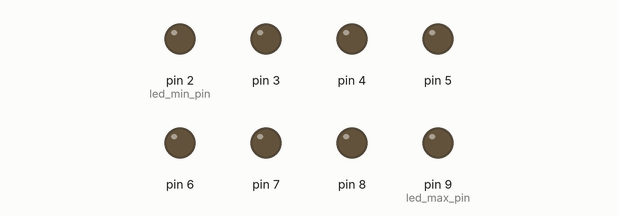
Bench run of a sketch on a simulated Arduino Uno, built with avr-gcc and run on an emulated ATmega328P. Shown: output pins drawn as LEDs (lit = HIGH).

Above: at 0.7 s.
At 4.35 s:
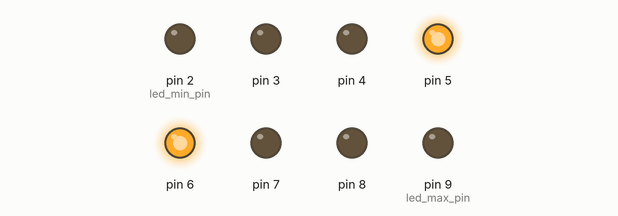
At 8.05 s:
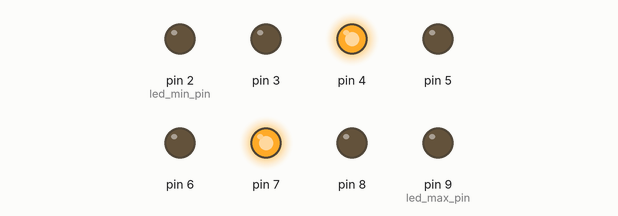
At 15.45 s:
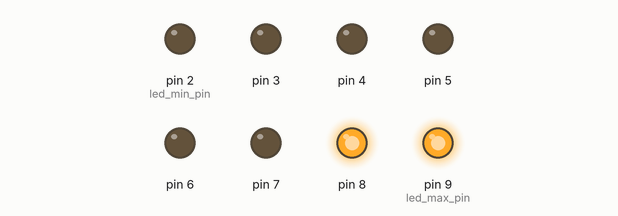
At 22.85 s:
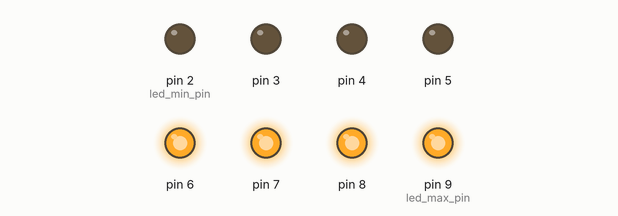
At 30.2 s:
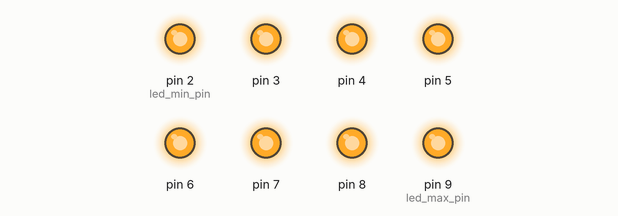
Timing chart, 0 to 40.0 s (numbered marks = the images above):
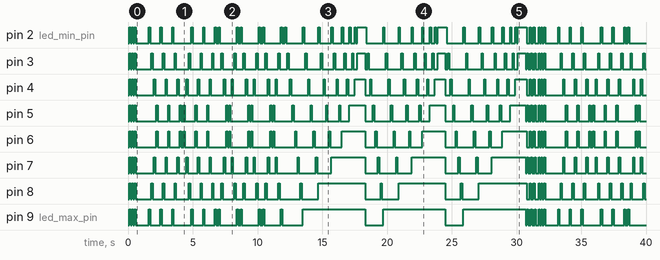

The sketch:

luces_v1.ino
```cpp
// Autor: matematicasdeinstituto
// Web  : https://github.com/matematicasdeinstituto/arduino

// Ideas nuevas:
//  1. Separar en diferentes archivos el programa.
//  2. Archivos de cabecera.


#include "leds.h"   // fundamental: incluir el archivo con los prototipos
// Conexiones
constexpr int led_min_pin = 2;
constexpr int led_max_pin = 9;

// Configuración
constexpr int time_delay_in_ms = 100;


void setup() {
    leds_init(led_min_pin, led_max_pin);
}


void loop() {

    leds_parpadea(led_min_pin, led_max_pin, 3);
    leds_apaga(led_min_pin, led_max_pin);
    delay(1000);
    for (int i = 0; i < 3; ++i){
        leds_hacia_el_centro(led_min_pin, led_max_pin);
        delay(100);
    }

    for (int i = 0; i < 3; ++i){
        leds_del_centro_hacia_fuera(led_min_pin, led_max_pin);
        delay(100);
    }

    // y podemos hacer que reboten
    for (int i = 0; i < 3; ++i){
        leds_hacia_el_centro(led_min_pin, led_max_pin);
        leds_del_centro_hacia_fuera(led_min_pin, led_max_pin);
        delay(100);
    }

    for (int i = 0; i < 3; ++i){
        leds_tetris(led_min_pin, led_max_pin);
        delay(500);
    }

    // Observar que el efecto que he obtenido no era el que en principio
    // buscaba.
    for (int i = 0; i < 3; ++i){
        leds_parpadeo_alterno(led_min_pin, led_max_pin);
        delay(100);
    }

}


int main()
{
    init();

    setup();

    while (true){
        loop();
    }
}
```

leds.h
```cpp
#pragma once

#ifndef __LEDS_H__
#define __LEDS_H__

// Metemos todos los prototipos de función en un archivo .h
// Prototipos de función

// Funciones que afectan a un solo LED
void led_enciende(int pin_led); // enciende el LED conectado al pin_led
void led_apaga(int pin_led);	// apaga           "       "

// Funciones que afectan a un rango de LEDs
// [led0, led1] = pines donde están conectados los LEDs
void leds_init(int led0, int led1);
void leds_apaga(int led0, int led1);
void leds_enciende(int led0, int led1);
void leds_parpadea(int led0, int led1, int nrep);
void leds_hacia_el_centro(int led0, int led1);
void leds_del_centro_hacia_fuera(int led0, int led1);
void leds_tetris(int led0, int led1);
void leds_parpadeo_alterno(int led0, int led1);


#endif
```

leds.ino
```cpp
// Autor: matematicasdeinstituto
// Web  : https://github.com/matematicasdeinstituto/arduino

#include "leds.h"   // fundamental: incluir el archivo con los prototipos

// Observar otra forma de escribir las funciones: en una línea
void led_enciende(int pin)  { digitalWrite(pin, HIGH); }
void led_apaga(int pin)     { digitalWrite(pin, LOW); }

void leds_init(int led0, int led1)
{
    for (int i = led0; i <= led1; ++i)
        pinMode(i, OUTPUT);
}

void leds_apaga(int led0, int led1)
{
    for (int i = led0; i <= led1; ++i)
        led_apaga(i);
}

void leds_enciende(int led0, int led1)
{
    for (int i = led0; i <= led1; ++i)
        led_enciende(i);
}


void leds_parpadea(int led0, int led1, int nrep)
{
    for (int i = 0; i < nrep; ++i){
        leds_apaga(led0, led1);
        delay(100);
        leds_enciende(led0, led1);
        delay(100);
    }
}


void leds_hacia_el_centro(int led0, int led1)
{
    int n = led1 - led0 + 1;  // número de LEDs: [led0, led1] sus pines
    int m = n / 2; // se podía hacer en un solo paso: m = (led1 - led0 + 1) / 2;

    leds_apaga(led0, led1);
    for (int i = 0; i < m; ++i){
        led_enciende(led0 + i);
        led_enciende(led1 - i);
        delay(100);

        led_apaga(led0 + i);
        led_apaga(led1 - i);
        delay(100);
    }
}


void leds_del_centro_hacia_fuera(int led0, int led1)
{
    int n = led1 - led0 + 1;  // número de LEDs: [led0, led1] sus pines
    int m = n / 2; // se podía hacer en un solo paso: m = (led1 - led0 + 1) / 2;

    leds_apaga(led0, led1);
    for (int i = m - 1; i >= 0; --i){
        led_enciende(led0 + i);
        led_enciende(led1 - i);
        delay(100);

        led_apaga(led0 + i);
        led_apaga(led1 - i);
        delay(100);
    }
}

// Esta función hace el efecto de mover la luz desde el led0 hasta el led1
// inclusive. Deja los leds apagados.
// (es el efecto del coche fantástico)
void leds_mueve_desde_hasta(int led0, int led1)
{
    for (int i = led0; i <= led1; ++i){
        led_enciende(i);
        delay(100);
        led_apaga(i);
        delay(100);
    }
}

void leds_tetris(int led0, int led1)
{
    leds_apaga(led0, led1);

    for (int last = led1; last > led0; --last){
        leds_mueve_desde_hasta(led0, last - 1);
        led_enciende(last); // y lo dejamos encendido
    }

    led_enciende(led0);
    delay(100);
}

bool es_par(int n) { return (n % 2) == 0; }
bool es_impar(int n) { return !es_par(n); }

// Compara esta función con leds_apaga_impares
void leds_enciende_impares(int led0, int led1)
{
    int i;
    if (es_par(led0))
        i = led0 + 1;
    else
        i = led0;

    while(i <= led1){
        led_enciende(i);
        i = i + 2;
    }
}


void leds_apaga_impares(int led0, int led1)
{
     int i = led0;
     if (es_par(led0))
          ++i;

    for(; i <= led1; i += 2)
        led_apaga(i);
}

void leds_enciende_pares(int led0, int led1)
{
    int i = led0;
    if (es_impar(led0))
        ++i;

    for(; i <= led1; i += 2)
        led_enciende(i);
}


void leds_apaga_pares(int led0, int led1)
{
     int i = led0;
     if (es_impar(led0))
          ++i;

    for(; i <= led1; i += 2)
        led_apaga(i);
}


void leds_parpadeo_impares(int led0, int led1)
{
    leds_enciende_impares(led0, led1);
    delay(100);

    leds_apaga_impares(led0, led1);
    delay(100);
}

void leds_parpadeo_pares(int led0, int led1)
{
    leds_enciende_pares(led0, led1);
    delay(100);

    leds_apaga_pares(led0, led1);
    delay(100);
}

void leds_parpadeo_alterno(int led0, int led1)
{
    leds_apaga(led0, led1);
//    leds_parpadeo_pares(led0, led1);
//    leds_parpadeo_impares(led0, led1);
    leds_enciende_pares(led0, led1);
    delay(100);
    leds_apaga_pares(led0, led1);
    leds_enciende_impares(led0, led1);
    delay(100);
    leds_apaga_impares(led0, led1);
}
```

Measured:
- by itself, pin 2 (led_min_pin): LOW → HIGH at 0.10 s, → LOW 0.10 s later, → HIGH 0.10 s later, → LOW 0.10 s later, … (98 changes in this stretch)
- by itself, pin 3: LOW → HIGH at 0.10 s, → LOW 0.10 s later, → HIGH 0.10 s later, → LOW 0.10 s later, … (100 changes in this stretch)
- by itself, pin 4: LOW → HIGH at 0.10 s, → LOW 0.10 s later, → HIGH 0.10 s later, → LOW 0.10 s later, … (92 changes in this stretch)
- by itself, pin 5: LOW → HIGH at 0.10 s, → LOW 0.10 s later, → HIGH 0.10 s later, → LOW 0.10 s later, … (88 changes in this stretch)
- by itself, pin 6: LOW → HIGH at 0.10 s, → LOW 0.10 s later, → HIGH 0.10 s later, → LOW 0.10 s later, … (80 changes in this stretch)
- by itself, pin 7: LOW → HIGH at 0.10 s, → LOW 0.10 s later, → HIGH 0.10 s later, → LOW 0.10 s later, … (76 changes in this stretch)
- by itself, pin 8: LOW → HIGH at 0.10 s, → LOW 0.10 s later, → HIGH 0.10 s later, → LOW 0.10 s later, … (68 changes in this stretch)
- by itself, pin 9 (led_max_pin): LOW → HIGH at 0.10 s, → LOW 0.10 s later, → HIGH 0.10 s later, → LOW 0.10 s later, … (62 changes in this stretch)
